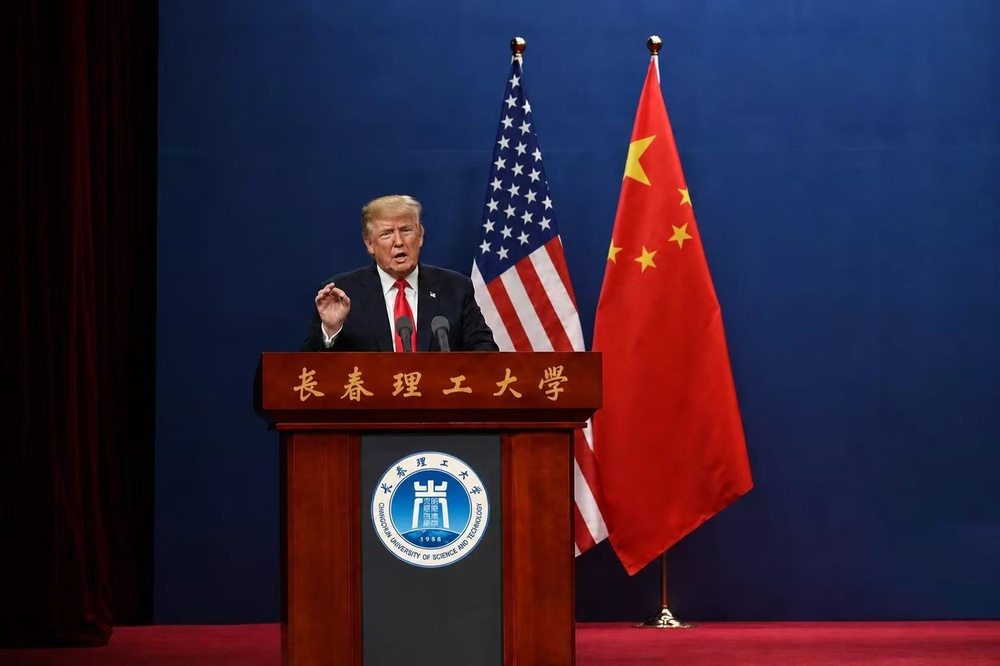
#> input picture campus.jpg, 1000 x 666 px, shrunk from 1537 x 1023 before the run, found by its file name
$ python '实验6.py'
#> lines starting #> are read from the running program, lines starting #| are printed output that depends on the picture
import numpy as np
from PIL import Image
def process_image(image_path):
#> called with image_path = 'D:\\python\\campus.jpg'
     img = Image.open(image_path)
#> img is the input picture: PIL image 1000x666 RGB; mean R, G, B 50.8, 34.5, 55.4
     print("原始图片：")
     img.show()
     gray_img = img.convert("L")
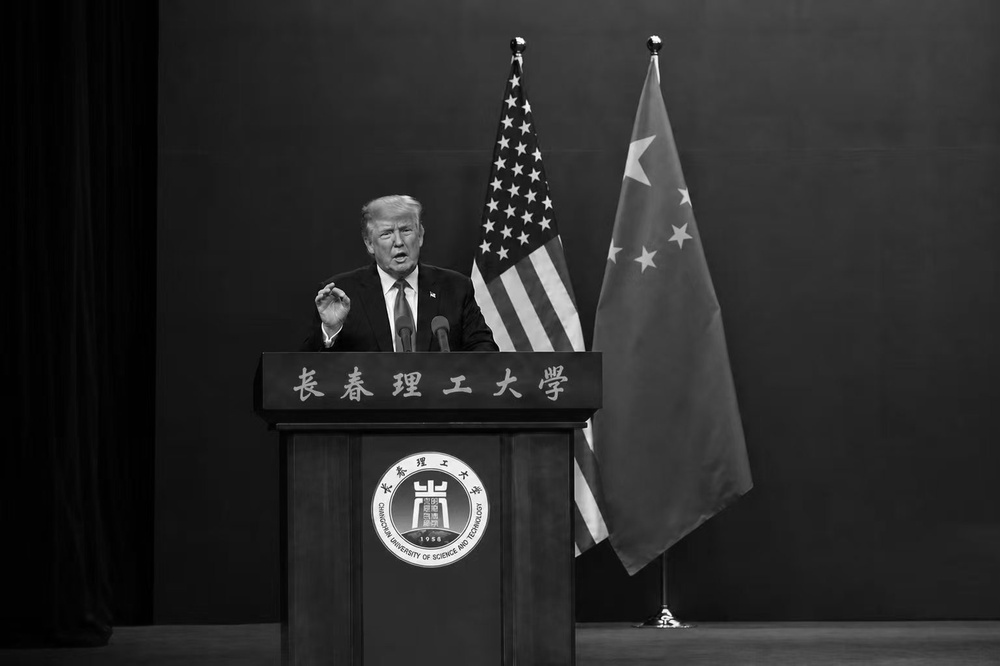
#> gray_img: PIL image 1000x666 L; min 0, max 255, mean 41.7
     print("灰度化图片：")
     gray_img.show()
     flipped_img = img.transpose(Image.FLIP_TOP_BOTTOM)
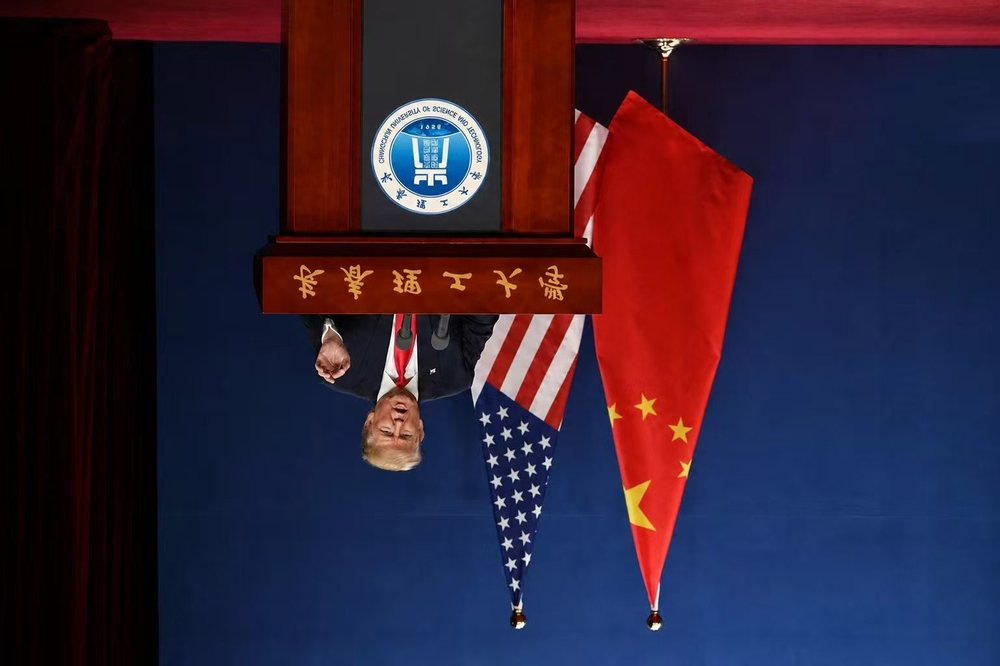
#> flipped_img: PIL image 1000x666 RGB; mean R, G, B 50.8, 34.5, 55.4
     print("上下翻转后的图片：")
     flipped_img.show()
     img_array = np.array(img)
     print(f"图片的Numpy数组形状:{img_array.shape}")
#| 图片的Numpy数组形状:(666, 1000, 3)
if __name__ == "__main__":
     image_path = r"D:\python\campus.jpg"
     process_image(image_path)
